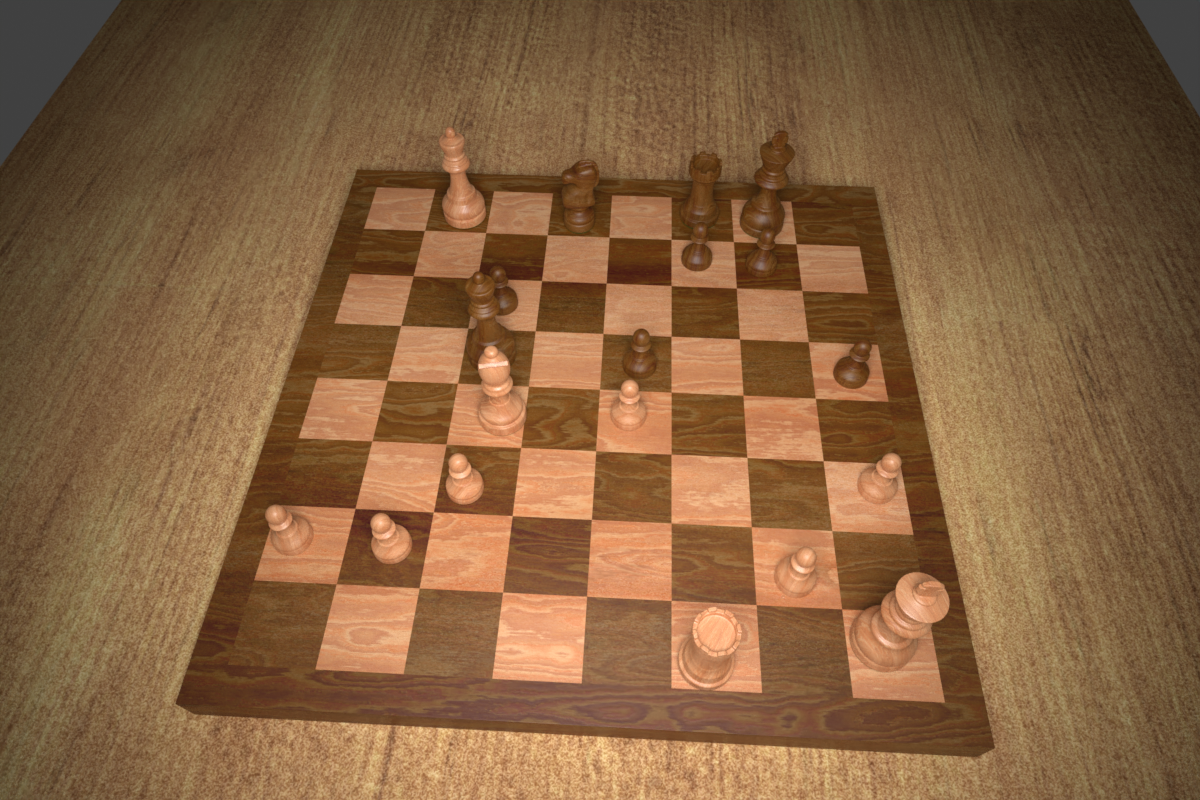
#> input picture Dataset/0174.png, 1200 x 800 px
$ python -i detect_board.py   (imports and definitions only)   (older library calls are emulated)
#> lines starting #> are read from the running program, lines starting #| are printed output that depends on the picture
#> further down, picture is the input picture: shape (800, 1200, 3); mean B, G, R 64.1, 97.3, 133.3
from sklearn.metrics.pairwise import pairwise_distances
from sklearn.cluster import AgglomerativeClustering, DBSCAN
import cv2
import numpy as np
import typing
import torch

# [1 line that did not run here, left out]

def find_corners(img: np.ndarray) -> np.ndarray:
    """Determine the four corner points of the chessboard in an image.

    Args:
        img (np.ndarray): the input image (as a numpy array)

    Raises:
        ChessboardNotLocatedException: if the chessboard could not be found

    Returns:
        np.ndarray: the pixel coordinates of the four corners
    """
    h, w, _ = img.shape
    img_scale = 1200 / w
    dims = (1200, int(h * img_scale))
    img = cv2.resize(img, dims)

    gray = cv2.cvtColor(img, cv2.COLOR_BGR2GRAY)
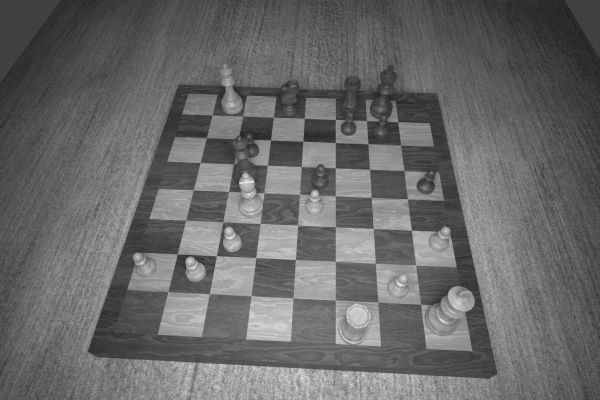
#> gray: shape (800, 1200) (shown at 1/2 size); min 25, max 247, mean 104.3
    # use Scharr to detect edges
    grad_x = cv2.Scharr(gray, cv2.CV_64F, 1, 0)
    grad_y = cv2.Scharr(gray, cv2.CV_64F, 0, 1)
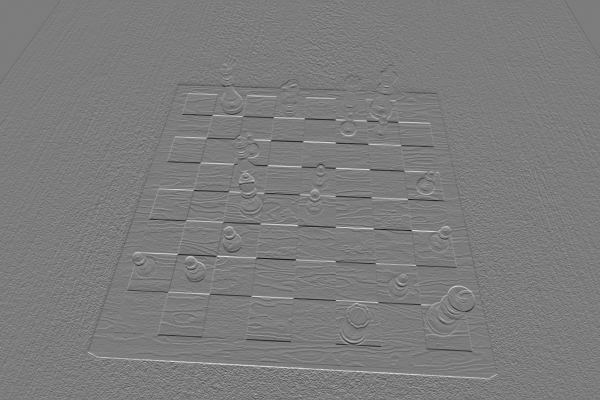
#> grad_y: shape (800, 1200) float64 (shown at 1/2 size); min -1752, max 1835, mean 2.6; drawn with min black and max white
    magnitude = np.sqrt(grad_x**2 + grad_y**2)
    # normalize and convert to uint8
    magnitude = cv2.convertScaleAbs(magnitude)
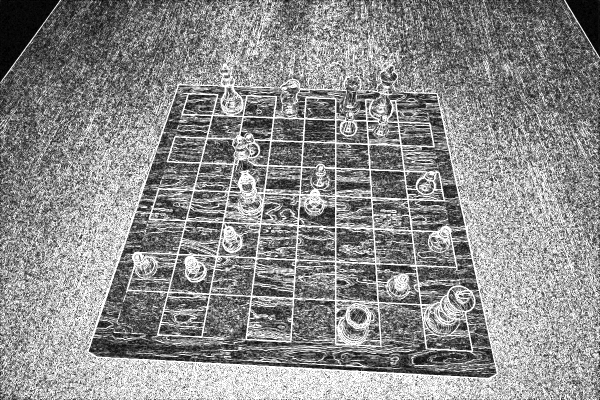
#> magnitude: shape (800, 1200) (shown at 1/2 size); min 0, max 255, mean 139.4
    # use adaptive threshold
    edges = cv2.adaptiveThreshold(magnitude, 255, cv2.ADAPTIVE_THRESH_GAUSSIAN_C, cv2.THRESH_BINARY, 11, 2)
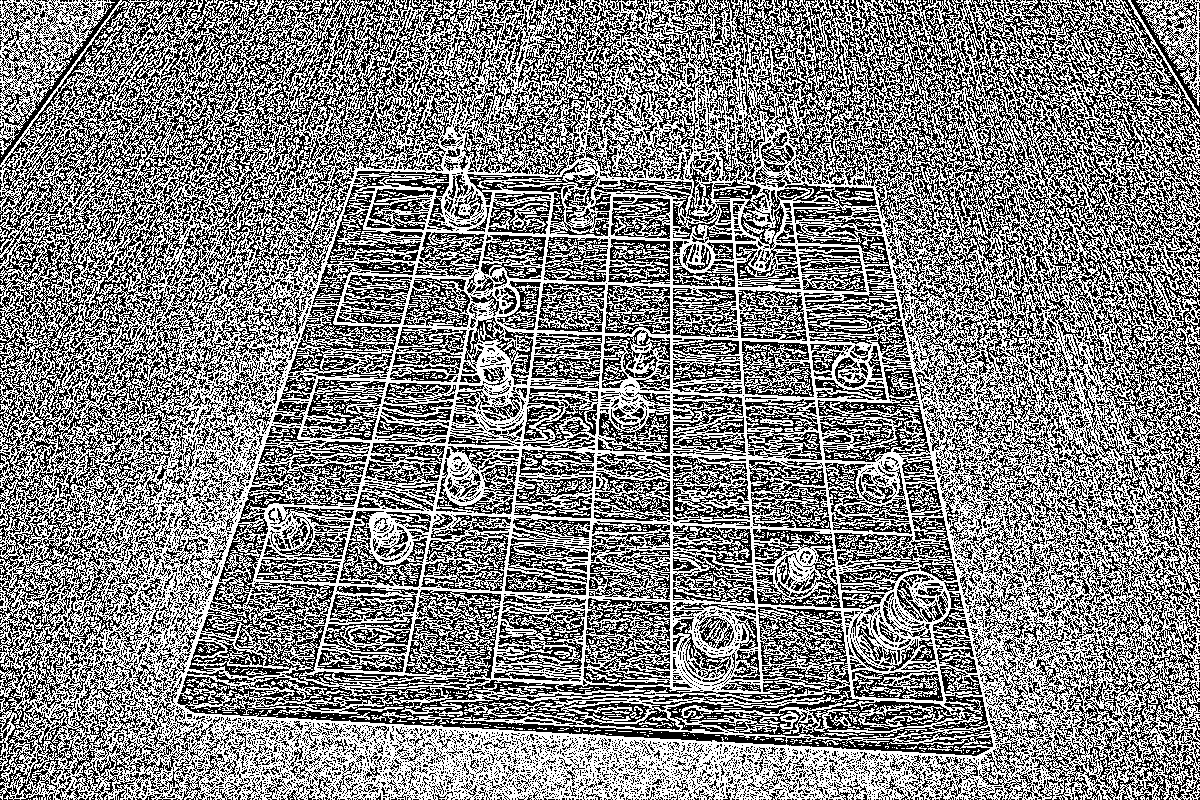
#> edges: shape (800, 1200); 51.6% white; black in thin lines or dots
    lines = _detect_lines(edges)
    if lines.shape[0] > 400:
        raise Exception("too many lines in the image")
    all_horizontal_lines, all_vertical_lines = _cluster_lines(lines)

    horizontal_lines = _eliminate_similar_lines(
        all_horizontal_lines, all_vertical_lines)
    vertical_lines = _eliminate_similar_lines(
        all_vertical_lines, all_horizontal_lines)

    all_intersection_points = _get_intersection_points(horizontal_lines,
                                                       vertical_lines)


    best_num_inliers = 0
    best_configuration = None
    iterations = 0
    while iterations < 200 or best_num_inliers < 30:
        row1, row2 = _choose_from_range(len(horizontal_lines))
        col1, col2 = _choose_from_range(len(vertical_lines))
        transformation_matrix = _compute_homography(all_intersection_points,
                                                    row1, row2, col1, col2)
        warped_points = _warp_points(
            transformation_matrix, all_intersection_points)
        warped_points, intersection_points, horizontal_scale, vertical_scale = _discard_outliers(warped_points, all_intersection_points)
        num_inliers = np.prod(warped_points.shape[:-1])
        if num_inliers > best_num_inliers:
            warped_points *= np.array((horizontal_scale, vertical_scale))

            # Quantize and reject deuplicates
            (xmin, xmax, ymin, ymax), scale, quantized_points, intersection_points, warped_img_size = configuration = _quantize_points(warped_points, intersection_points)

            # Calculate remaining number of inliers
            num_inliers = np.prod(quantized_points.shape[:-1])

            if num_inliers > best_num_inliers:
                best_num_inliers = num_inliers
                best_configuration = configuration
        iterations += 1
        if iterations > 10000:
            raise Exception(
                "RANSAC produced no viable results")

    # Retrieve best configuration
    (xmin, xmax, ymin, ymax), scale, quantized_points, intersection_points, warped_img_size = best_configuration

    # Recompute transformation matrix based on all inliers
    transformation_matrix = compute_transformation_matrix(
        intersection_points, quantized_points)
    inverse_transformation_matrix = np.linalg.inv(transformation_matrix)

    # Warp grayscale image
    dims = tuple(warped_img_size.astype(np.int32))
    warped = cv2.warpPerspective(gray, transformation_matrix, dims)
    borders = np.zeros_like(gray)
    borders[3:-3, 3:-3] = 1
    warped_borders = cv2.warpPerspective(borders, transformation_matrix, dims)
    warped_mask = warped_borders == 1

    # Refine board boundaries
    xmin, xmax = _compute_vertical_borders(warped, warped_mask, scale, xmin, xmax)
    scaled_xmin, scaled_xmax = (int(x * scale[0]) for x in (xmin, xmax))
    warped_mask[:, :scaled_xmin] = warped_mask[:, scaled_xmax:] = False
    ymin, ymax = _compute_horizontal_borders(warped, warped_mask, scale, ymin, ymax)

    # Transform boundaries to image space
    corners = np.array([[xmin, ymin],
                        [xmax, ymin],
                        [xmax, ymax],
                        [xmin, ymax]]).astype(np.float32)
    corners = corners * scale
    img_corners = _warp_points(inverse_transformation_matrix, corners)
    img_corners /= img_scale
    intersection_points /= img_scale
    return sort_corner_points(img_corners)


def _detect_lines(img: np.ndarray) -> np.ndarray:
    # create line segment detector
    lsd = cv2.createLineSegmentDetector(
        refine=cv2.LSD_REFINE_ADV,
        scale=0.8,
        sigma_scale=0.6,
        quant=2.0,
        ang_th=22.5,
        density_th=0.7,
        n_bins=1024
    )

    # transform to grayscale
#> (the run stopped early here; a loop or call above may not have finished)

$ run again, on Dataset/0186.png
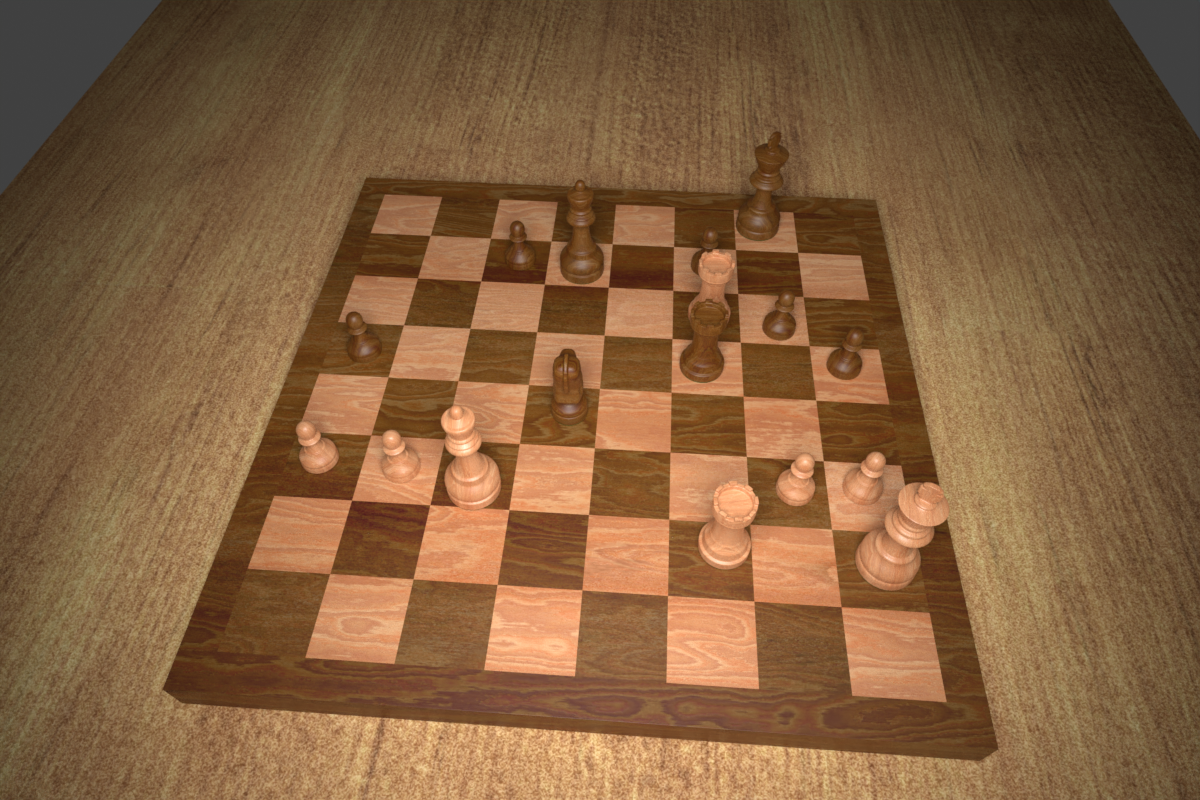
#> input picture Dataset/0186.png, 1200 x 800 px
#> picture is the input picture: shape (800, 1200, 3); mean B, G, R 62.8, 95.8, 131.4
#> in find_corners, `magnitude = cv2.convertScaleAbs(magnitude)`:
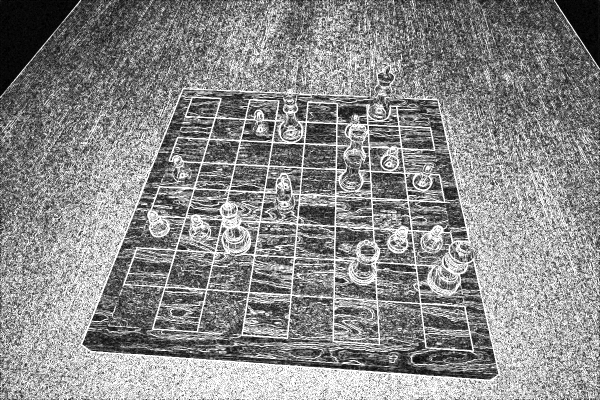
#> magnitude: shape (800, 1200) (shown at 1/2 size); min 0, max 255, mean 137.5
#> in find_corners, `edges = cv2.adaptiveThreshold(magnitude, 255, cv2.ADAPTIVE_THRESH_GAUS..`:
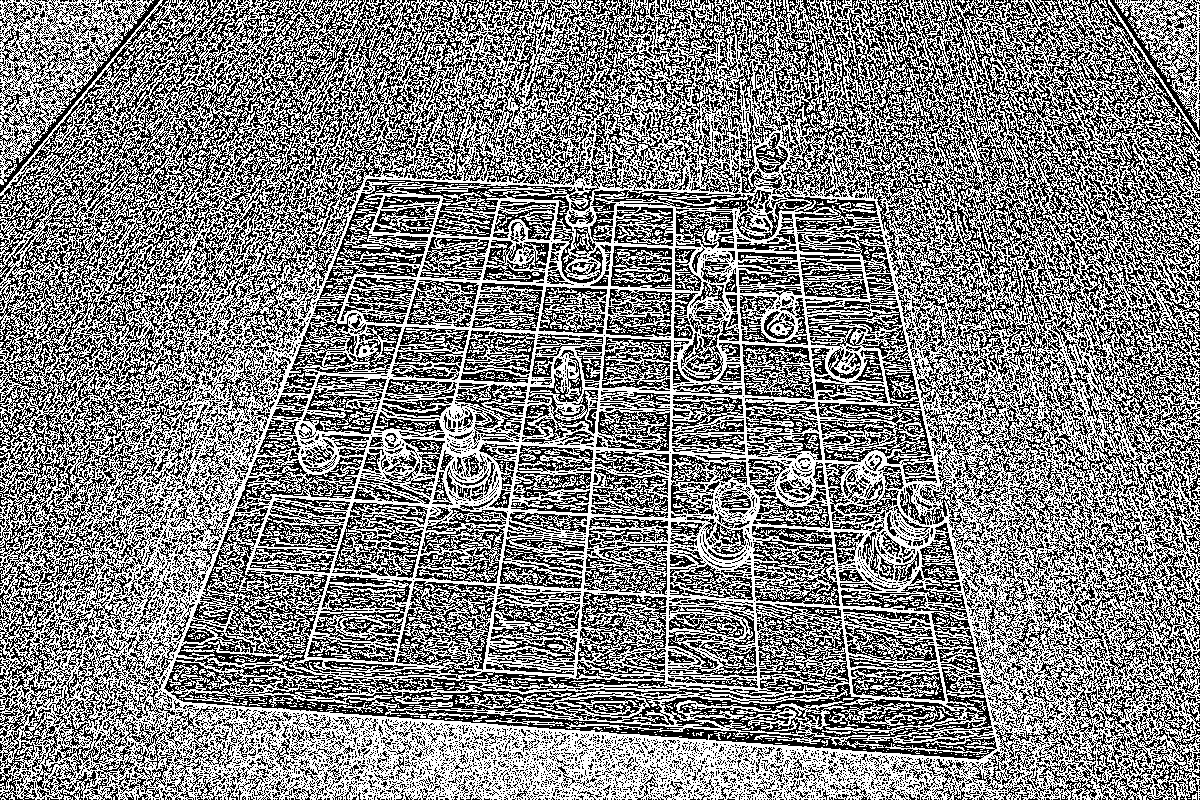
#> edges: shape (800, 1200); 51.6% white; black in thin lines or dots
